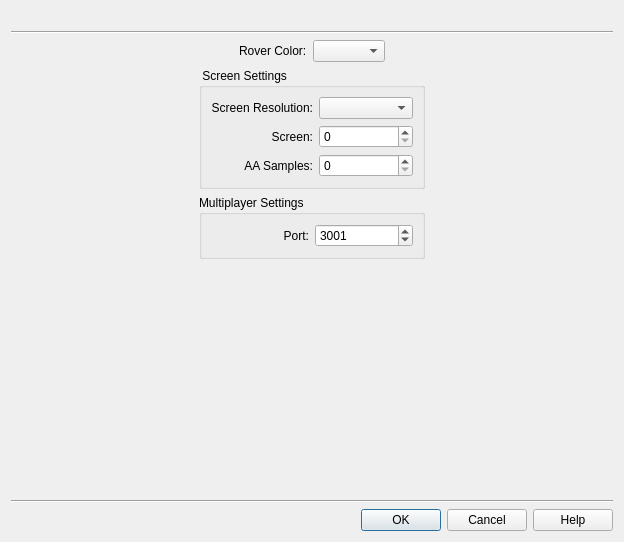
<?xml version="1.0" encoding="UTF-8"?>
<ui version="4.0">
 <class>hoveroverSetupForm</class>
 <widget class="QWidget" name="hoveroverSetupForm">
  <property name="geometry">
   <rect>
    <x>0</x>
    <y>0</y>
    <width>624</width>
    <height>542</height>
   </rect>
  </property>
  <property name="windowTitle">
   <string>Hoverover Launch Control Panel</string>
  </property>
  <layout class="QVBoxLayout" name="verticalLayout_2">
   <item>
    <widget class="QLabel" name="label_2">
     <property name="text">
      <string/>
     </property>
     <property name="pixmap">
      <pixmap resource="hoveroverInit.qrc">:/hoverover/Hoverover-Banner.png</pixmap>
     </property>
    </widget>
   </item>
   <item>
    <widget class="Line" name="line">
     <property name="orientation">
      <enum>Qt::Horizontal</enum>
     </property>
    </widget>
   </item>
   <item>
    <layout class="QHBoxLayout" name="horizontalLayout">
     <item>
      <spacer name="horizontalSpacer_10">
       <property name="orientation">
        <enum>Qt::Horizontal</enum>
       </property>
       <property name="sizeHint" stdset="0">
        <size>
         <width>40</width>
         <height>20</height>
        </size>
       </property>
      </spacer>
     </item>
     <item>
      <layout class="QVBoxLayout" name="verticalLayout">
       <item>
        <layout class="QHBoxLayout" name="horizontalLayout_2">
         <item>
          <spacer name="horizontalSpacer_12">
           <property name="orientation">
            <enum>Qt::Horizontal</enum>
           </property>
           <property name="sizeHint" stdset="0">
            <size>
             <width>40</width>
             <height>20</height>
            </size>
           </property>
          </spacer>
         </item>
         <item>
          <widget class="QLabel" name="label">
           <property name="text">
            <string>Rover Color:</string>
           </property>
          </widget>
         </item>
         <item>
          <widget class="QComboBox" name="colorCombo"/>
         </item>
         <item>
          <spacer name="horizontalSpacer_2">
           <property name="orientation">
            <enum>Qt::Horizontal</enum>
           </property>
           <property name="sizeHint" stdset="0">
            <size>
             <width>40</width>
             <height>20</height>
            </size>
           </property>
          </spacer>
         </item>
        </layout>
       </item>
       <item>
        <layout class="QHBoxLayout" name="horizontalLayout_10">
         <item>
          <widget class="QGroupBox" name="groupBox">
           <property name="title">
            <string> Screen Settings</string>
           </property>
           <layout class="QGridLayout" name="gridLayout">
            <item row="2" column="2">
             <widget class="QSpinBox" name="screenBox"/>
            </item>
            <item row="2" column="1">
             <widget class="QLabel" name="label_6">
              <property name="text">
               <string>Screen:</string>
              </property>
              <property name="alignment">
               <set>Qt::AlignRight|Qt::AlignTrailing|Qt::AlignVCenter</set>
              </property>
             </widget>
            </item>
            <item row="0" column="2">
             <widget class="QComboBox" name="resolutionCombo"/>
            </item>
            <item row="0" column="1">
             <widget class="QLabel" name="label_5">
              <property name="text">
               <string>Screen Resolution:</string>
              </property>
              <property name="alignment">
               <set>Qt::AlignRight|Qt::AlignTrailing|Qt::AlignVCenter</set>
              </property>
             </widget>
            </item>
            <item row="3" column="1">
             <widget class="QLabel" name="label_3">
              <property name="text">
               <string>AA Samples:</string>
              </property>
              <property name="alignment">
               <set>Qt::AlignRight|Qt::AlignTrailing|Qt::AlignVCenter</set>
              </property>
             </widget>
            </item>
            <item row="3" column="2">
             <widget class="QSpinBox" name="aaBox">
              <property name="maximum">
               <number>32</number>
              </property>
             </widget>
            </item>
           </layout>
          </widget>
         </item>
        </layout>
       </item>
       <item>
        <layout class="QHBoxLayout" name="horizontalLayout_3"/>
       </item>
       <item>
        <widget class="QGroupBox" name="netGroup">
         <property name="enabled">
          <bool>true</bool>
         </property>
         <property name="title">
          <string>Multiplayer Settings</string>
         </property>
         <layout class="QGridLayout" name="gridLayout_2">
          <item row="4" column="2">
           <widget class="QSpinBox" name="portBox">
            <property name="minimum">
             <number>1</number>
            </property>
            <property name="maximum">
             <number>50000</number>
            </property>
            <property name="value">
             <number>3001</number>
            </property>
           </widget>
          </item>
          <item row="4" column="1">
           <widget class="QLabel" name="label_4">
            <property name="text">
             <string>Port:</string>
            </property>
            <property name="alignment">
             <set>Qt::AlignRight|Qt::AlignTrailing|Qt::AlignVCenter</set>
            </property>
           </widget>
          </item>
         </layout>
        </widget>
       </item>
      </layout>
     </item>
     <item>
      <spacer name="horizontalSpacer_11">
       <property name="orientation">
        <enum>Qt::Horizontal</enum>
       </property>
       <property name="sizeHint" stdset="0">
        <size>
         <width>40</width>
         <height>20</height>
        </size>
       </property>
      </spacer>
     </item>
    </layout>
   </item>
   <item>
    <spacer name="verticalSpacer">
     <property name="orientation">
      <enum>Qt::Vertical</enum>
     </property>
     <property name="sizeHint" stdset="0">
      <size>
       <width>596</width>
       <height>21</height>
      </size>
     </property>
    </spacer>
   </item>
   <item>
    <widget class="Line" name="line_2">
     <property name="orientation">
      <enum>Qt::Horizontal</enum>
     </property>
    </widget>
   </item>
   <item>
    <widget class="QDialogButtonBox" name="buttonBox">
     <property name="standardButtons">
      <set>QDialogButtonBox::Cancel|QDialogButtonBox::Help|QDialogButtonBox::Ok</set>
     </property>
    </widget>
   </item>
  </layout>
 </widget>
 <tabstops>
  <tabstop>colorCombo</tabstop>
 </tabstops>
 <resources>
  <include location="hoveroverInit.qrc"/>
 </resources>
 <connections/>
</ui>
